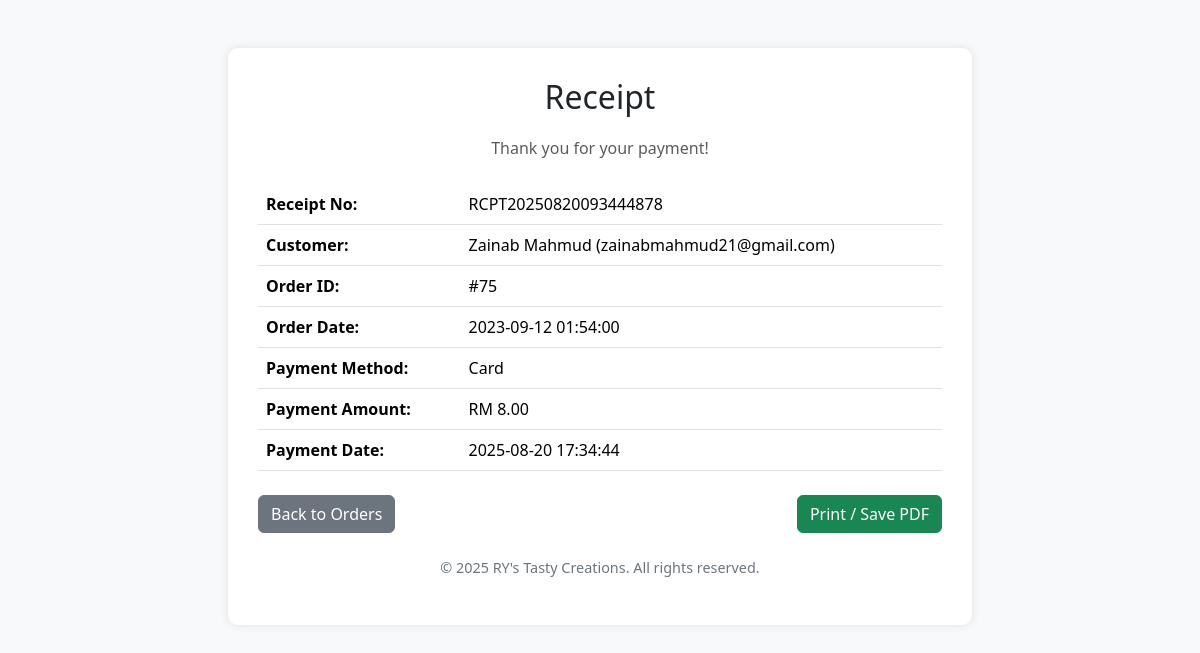
The page /FYP1/receipt.php?payment_id=1 (signed in) on the database its author committed.
### tables this page shows
CREATE TABLE IF NOT EXISTS `payment` (
  `PAYMENT_ID` int NOT NULL AUTO_INCREMENT,
  `ORDER_ID` int NOT NULL,
  `CUST_ID` varchar(10) NOT NULL,
  `PAYMENT_TOTAL` decimal(10,2) NOT NULL,
  `PAYMENT_DATE` datetime DEFAULT CURRENT_TIMESTAMP,
  `PAYMENT_METHOD` varchar(50) DEFAULT NULL,
  `PAYMENT_STATUS` enum('Pending','Paid','Failed') DEFAULT 'Paid',
  `RECEIPT_NO` varchar(30) DEFAULT NULL,
  `REFERENCE_NO` varchar(50) DEFAULT NULL,
  PRIMARY KEY (`PAYMENT_ID`),
  UNIQUE KEY `RECEIPT_NO` (`RECEIPT_NO`),
  KEY `FK_PAYMENT_ORDER` (`ORDER_ID`),
  KEY `FK_PAYMENT_CUSTOMER` (`CUST_ID`)
);

CREATE TABLE IF NOT EXISTS `customer` (
  `CUST_ID` varchar(10) NOT NULL,
  `CUST_NAME` varchar(100) NOT NULL,
  `CUST_EMAIL` varchar(100) NOT NULL,
  `CUST_PASSWORD` varchar(255) NOT NULL,
  `CUST_PHONE` varchar(20) NOT NULL,
  `CUST_CREATED_DATE` datetime DEFAULT CURRENT_TIMESTAMP,
  `SELLER_ID` varchar(10) DEFAULT NULL,
  PRIMARY KEY (`CUST_ID`),
  UNIQUE KEY `CUST_EMAIL` (`CUST_EMAIL`),
  KEY `fk_customer_seller` (`SELLER_ID`)
);

CREATE TABLE IF NOT EXISTS `customer_order` (
  `ORDER_ID` int NOT NULL AUTO_INCREMENT,
  `CUST_ID` varchar(10) NOT NULL,
  `PRODUCT_ID` varchar(10) NOT NULL,
  `ORDER_QTTY` int NOT NULL,
  `ORDER_DATE` datetime DEFAULT CURRENT_TIMESTAMP,
  `ORDER_WANTED` date NOT NULL,
  `ORDER_PREFER_DATE` date DEFAULT NULL,
  `ORDER_WANTED_TIME` time NOT NULL,
  `ORDER_PREFER_TIME` time DEFAULT NULL,
  `ORDER_PAYMENT_STATUS` enum('Paid','Unpaid') DEFAULT 'Unpaid',
  `TOTAL_AMOUNT` decimal(10,2) NOT NULL,
  `ORDER_STATUS` enum('Requested','Pending','Confirmed','Processing','Ready to Pickup','Completed','Cancelled') DEFAULT 'Pending',
  PRIMARY KEY (`ORDER_ID`),
  KEY `CUST_ID` (`CUST_ID`),
  KEY `PRODUCT_ID` (`PRODUCT_ID`)
);

### FYP1/receipt.php (the view, shortened to what this page needs)
<?php
require 'db_connection.php';
$payment_id = (int)$_GET['payment_id'];
$stmt = $conn->prepare("
    SELECT p.RECEIPT_NO, p.PAYMENT_METHOD, p.PAYMENT_TOTAL, p.PAYMENT_DATE,
           o.ORDER_ID, o.ORDER_DATE, c.CUST_NAME, c.CUST_EMAIL
    FROM payment p
    JOIN customer_order o ON p.ORDER_ID = o.ORDER_ID
    JOIN customer c ON o.CUST_ID = c.CUST_ID
    WHERE p.PAYMENT_ID = ?
");
$stmt->bind_param("i", $payment_id);
$stmt->execute();
$result = $stmt->get_result();
$receipt = $result->fetch_assoc();
?>
<!DOCTYPE html>
<html lang="en">
<head>
    <link href="https://cdn.jsdelivr.net/npm/bootstrap@5.3.2/dist/css/bootstrap.min.css" rel="stylesheet">
</head>
<body>
<div class="container py-5">
    <div class="receipt mx-auto col-md-8">
        <div class="text-center mb-4">
            <h2>Receipt</h2>
            <p class="text-muted">Thank you for your payment!</p>
        </div>
        <table class="table">
            <tr><th>Receipt No:</th><td><?= $receipt['RECEIPT_NO'] ?></td></tr>
            <tr><th>Customer:</th><td><?= htmlspecialchars($receipt['CUST_NAME']) ?> (<?= $receipt['CUST_EMAIL'] ?>)</td></tr>
            <tr><th>Order ID:</th><td>#<?= $receipt['ORDER_ID'] ?></td></tr>
            <tr><th>Order Date:</th><td><?= $receipt['ORDER_DATE'] ?></td></tr>
            <tr><th>Payment Method:</th><td><?= $receipt['PAYMENT_METHOD'] ?></td></tr>
            <tr><th>Payment Amount:</th><td>RM <?= number_format($receipt['PAYMENT_TOTAL'], 2) ?></td></tr>
            <tr><th>Payment Date:</th><td><?= $receipt['PAYMENT_DATE'] ?></td></tr>
        </table>
        <div class="d-flex justify-content-between mt-4">
            <a href="orders.php" class="btn btn-secondary"><i class="bi bi-arrow-left"></i> Back to Orders</a>
            <button class="btn btn-success" onclick="window.print();"><i class="bi bi-printer"></i> Print / Save PDF</button>
        </div>
        <div class="receipt-footer text-center mt-4">
            <p>&copy; <?= date("Y") ?> RY's Tasty Creations. All rights reserved.</p>
        </div>
    </div>
</div>
</body>
</html>

### FYP1/receipt.php (style rules this page uses)
body { background-color: #f8f9fa; }
.receipt { background: #fff; padding: 30px; border-radius: 10px; box-shadow: 0 0 10px rgba(0,0,0,.1); }
.receipt h2 { margin-bottom: 20px; }
.receipt-footer { margin-top: 30px; font-size: 0.9em; color: #6c757d; }

### rows shown on the page
payment: RECEIPT_NO "RCPT20250820093444878", customer.CUST_NAME "Zainab Mahmud", customer.CUST_EMAIL "zainabmahmud21@gmail.com", ORDER_ID.ORDER_ID "75", ORDER_ID.ORDER_DATE "2023-09-12 01:54:00", PAYMENT_METHOD "Card", PAYMENT_TOTAL "8.00", PAYMENT_DATE "2025-08-20 17:34:44"
